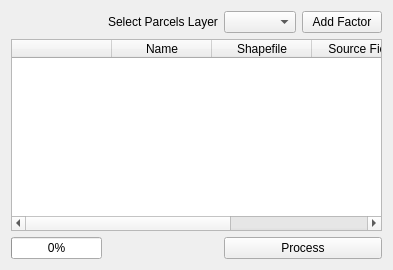
     <widget class="QWidget" name="tab_2">
      <attribute name="title">
       <string>Policy Factors</string>
      </attribute>
      <layout class="QGridLayout" name="gridLayout_10">
       <item row="0" column="2">
        <widget class="QgsMapLayerComboBox" name="mMapLayerComboBox_4">
         <property name="sizePolicy">
          <sizepolicy hsizetype="Minimum" vsizetype="Fixed">
           <horstretch>0</horstretch>
           <verstretch>0</verstretch>
          </sizepolicy>
         </property>
         <property name="showCrs">
          <bool>true</bool>
         </property>
        </widget>
       </item>
       <item row="0" column="3">
        <layout class="QGridLayout" name="gridLayout_9">
         <item row="0" column="0">
          <widget class="QPushButton" name="pushButton_10">
           <property name="text">
            <string>Add Factor</string>
           </property>
          </widget>
         </item>
        </layout>
       </item>
       <item row="1" column="0" colspan="4">
        <widget class="QTableWidget" name="tableWidget_4">
         <column>
          <property name="text">
           <string/>
          </property>
         </column>
         <column>
          <property name="text">
           <string>Name</string>
          </property>
         </column>
         <column>
          <property name="text">
           <string>Shapefile</string>
          </property>
         </column>
         <column>
          <property name="text">
           <string>Source Field</string>
          </property>
         </column>
         <column>
          <property name="text">
           <string>Result Field</string>
          </property>
         </column>
        </widget>
       </item>
       <item row="2" column="2" colspan="2">
        <widget class="QPushButton" name="pushButton_12">
         <property name="text">
          <string>Process</string>
         </property>
        </widget>
       </item>
       <item row="2" column="0">
        <widget class="QProgressBar" name="progressBar">
         <property name="value">
          <number>0</number>
         </property>
        </widget>
       </item>
       <item row="0" column="1">
        <widget class="QLabel" name="label">
         <property name="text">
          <string>Select Parcels Layer</string>
         </property>
        </widget>
       </item>
      </layout>
     </widget>
